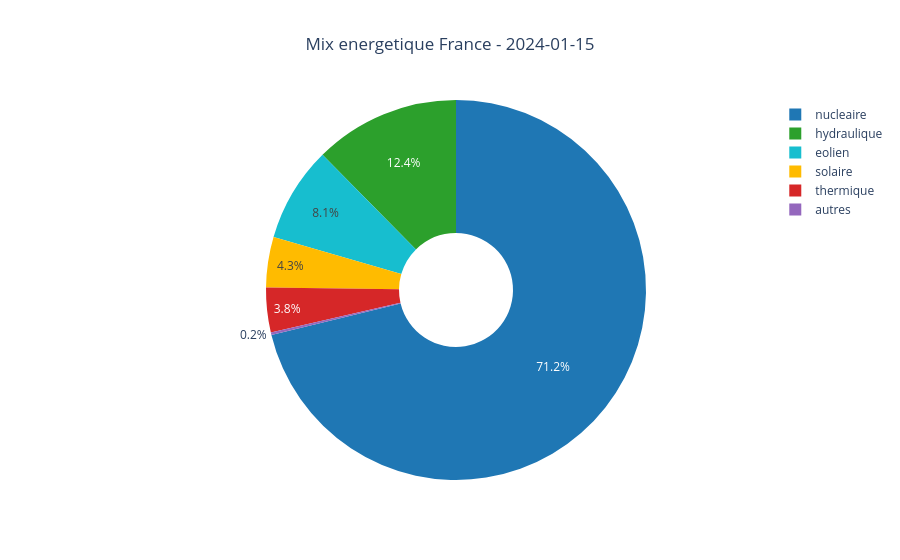
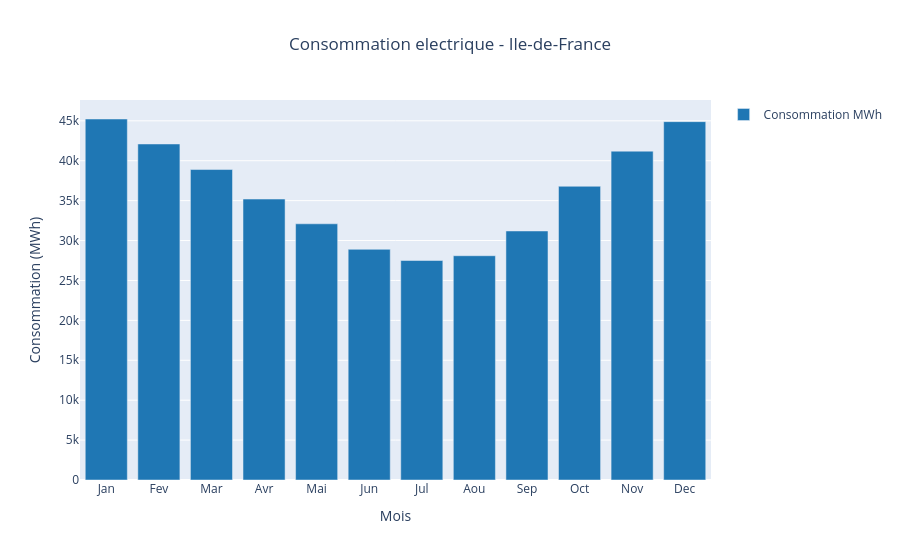

Write notebook code for charts like these, in order.
### Code cell
# Cellule 13 — Test des graphiques
import json

# Test graphique mix energetique
print("Test 1 - Mix energetique :")
data_mix = get_mix_energetique.invoke({"date": "2024-01-15"})
generer_graphique_mix_energetique(data_mix)

print("\nTest 2 - Consommation electrique :")
data_conso = get_consommation_electrique.invoke({
    "date_debut": "2024-01-01",
    "date_fin": "2024-12-31",
    "region": "Ile-de-France"
})
generer_graphique_consommation(data_conso)

### Figure 1 — Plotly figure (JSON) as saved in the notebook; plotly's stock layout.template omitted (floating-point values rounded to 4 significant figures)
{"data": [{"hole": 0.3, "labels": ["nucleaire", "hydraulique", "eolien", "solaire", "thermique", "autres"], "marker": {"colors": ["#1f77b4", "#2ca02c", "#17becf", "#ffbb00", "#d62728", "#9467bd"]}, "type": "pie", "values": [71.2, 12.4, 8.1, 4.3, 3.8, 0.2]}], "layout": {"showlegend": true, "title": {"text": "Mix energetique France - 2024-01-15", "x": 0.5}}}

### Figure 2 — Plotly figure (JSON) as saved in the notebook; plotly's stock layout.template omitted (floating-point values rounded to 4 significant figures)
{"data": [{"marker": {"color": "#1f77b4"}, "name": "Consommation MWh", "type": "bar", "x": ["Jan", "Fev", "Mar", "Avr", "Mai", "Jun", "Jul", "Aou", "Sep", "Oct", "Nov", "Dec"], "y": [45230, 42100, 38900, 35200, 32100, 28900, 27500, 28100, 31200, 36800, 41200, 44900]}], "layout": {"showlegend": true, "title": {"text": "Consommation electrique - Ile-de-France", "x": 0.5}, "xaxis": {"title": {"text": "Mois"}}, "yaxis": {"title": {"text": "Consommation (MWh)"}}}}
